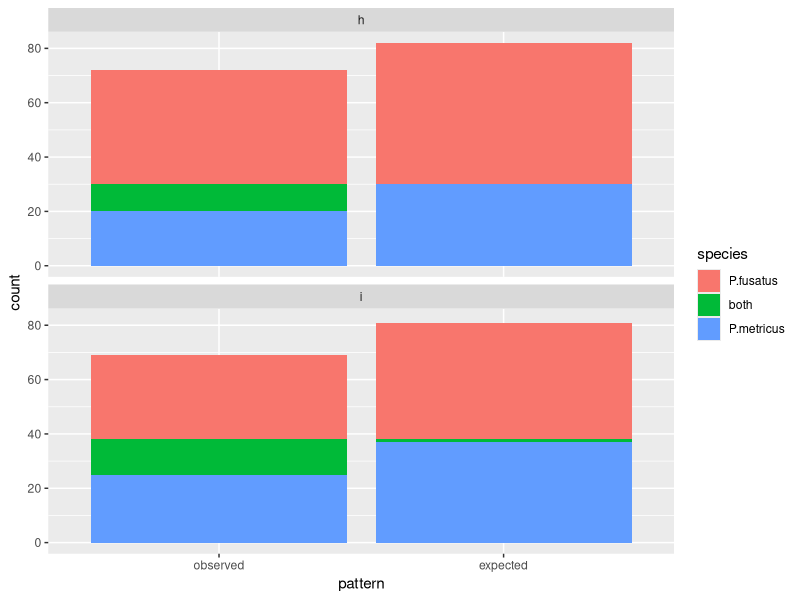

Write the R code that produced this figure.
## ---- chunk 1
library(ggplot2)
library(dplyr)
library(cowplot)

knitr::opts_chunk$set(fig.path = './', echo = F, message = F)
## ---- chunk 2
GOvenn <- read.csv(file = "./GOvenn.csv")
#head(GOvenn)

GOvenn$pattern <- factor(GOvenn$pattern, levels = c("observed", "expected"))
GOvenn$species <- factor(GOvenn$species, levels = c("P.fusatus", "both", "P.metricus"))

ggplot(data=GOvenn, aes(x=pattern, y = count,  fill = species)) + 
  geom_bar(stat="identity")  + 
  facet_wrap(~GO, nrow = 2)

